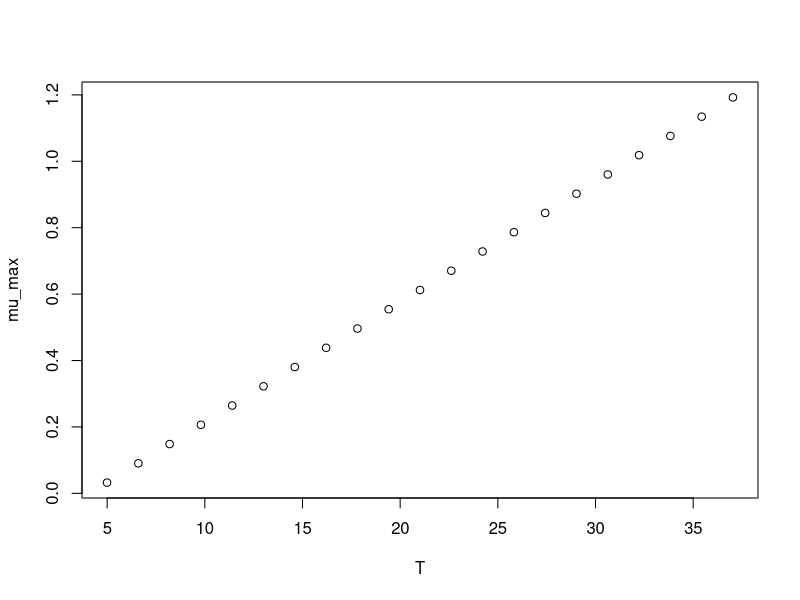

The R script that drew this image:
#############################
# start of Parameter script
#############################
T <- seq(4.995004995005,37.037,length.out=21)
#############################
# end of Parameter script
#############################
############################# 
# start of Model script Gropin ID 1306 
#############################
 
# constant coefficients for this model
 
variables <- data.frame(T)
argumentsPar <- expand.grid(variables)
 
# heart of the model
response_surface <- function(T) {
   mumax <-0.0362*(T-4.10)

return(mumax=mumax)
} 

# output parameters
mumax <- cbind(argumentsPar,response_surface(argumentsPar['T']))
colnames(mumax) <- c(colnames(argumentsPar),'mumax')
#############################
# End of Model script
#############################
############################# 
# start of Visualisation script Gropin ID 1306 
#############################
plot(T,mumax$mumax,
                          xlab='T',
                          ylab='mu_max')
#############################
# End of Visualisation script
#############################
